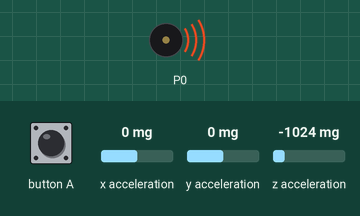
Simulated run of this program. Board: BBC micro:bit running MicroPython. Shown: buzzer (waves = sounding). The inputs (shaded band) are chosen by the test bench; at power-on: x acceleration 0 mg, y acceleration 0 mg, z acceleration -1024 mg.

Above: at 1.2 s.
1.3 s: button A pressed for 0.3 s
At 2.3 s:
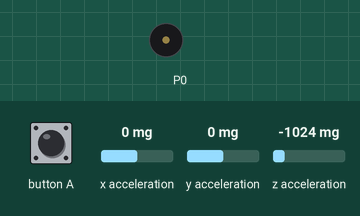
Timing chart, 0 to 4.3 s (numbered marks = the images above; inputs shaded):
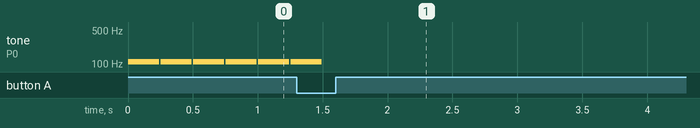

The program:

_______.py
```python
"""
Author：Ethan
Date:2021/07/12
通过选取音符的格式来播放音乐
"""

from microbit import *
import music

# C#:F
# 音符
note = ['A', 'B', 'C', 'D', 'E', 'F', 'G', 'H', 'J']
# 音高
pitch = ['2', '3', '4', '5', '6']
# 音长
length = ['2', '3', '4', '5']

# 开始空中乐器
while True:
    # 获取 X, Y, Z 轴的数值
    x = abs(accelerometer.get_x())
    y = abs(accelerometer.get_y())
    z = abs(accelerometer.get_z())
    # X 轴控制音符，Y 轴控制音高，Z 轴控制音长
    tune = '{}{}:{}'.format(note[x % 9], pitch[y % 5], length[z % 4])
    # 为保证音符正常播放，每次循环停顿 1 秒
    # sleep(100)
    # 如果按下 A 键，循环停止
    if button_a.is_pressed():
        break
    music.play(tune)
```

Measured:
- after the input at 1.3 s, tone on P0: goes on until 1.5 s, then stays silent
- by itself, tone on P0: alternates 110 Hz for 0.24 s and silent for 0.01 s
